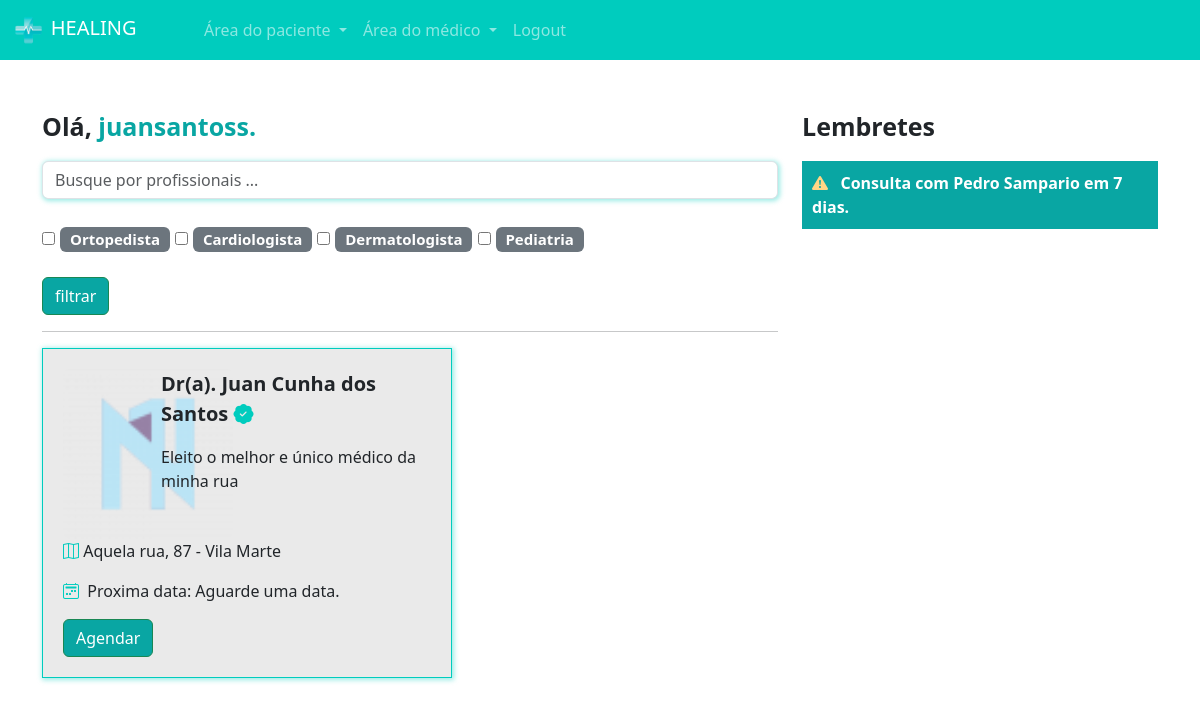
Page /paciente/home/ (signed in) on the earlier database version.
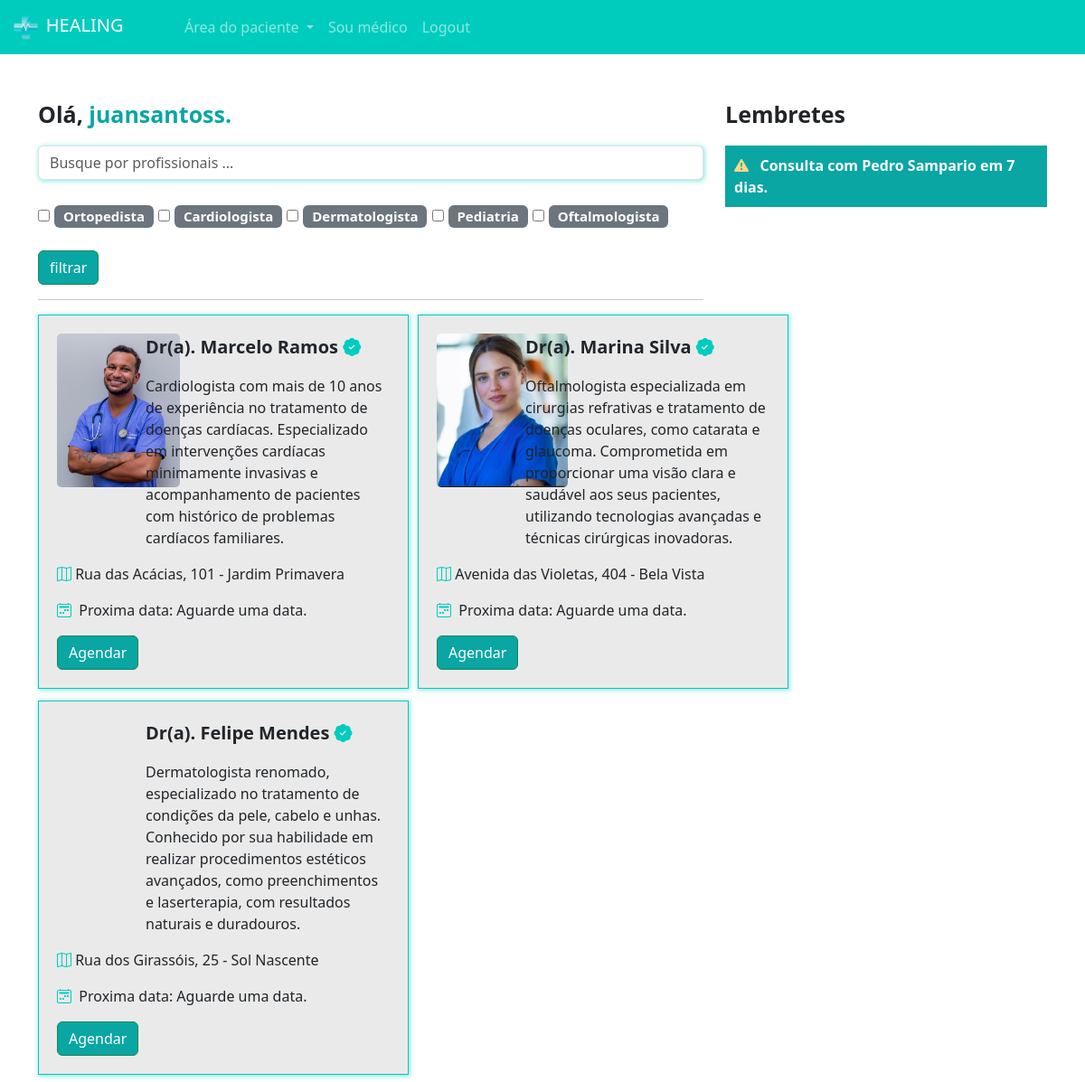
Same page on the later database version.
### medico/models.py (models this page shows, shortened)
class Especialidades(models.Model):
    nome = models.CharField(max_length=100)
    def __str__(self):
        return self.nome

class DadosMedico(models.Model):
    crm = models.CharField(max_length=13)
    nome = models.CharField(max_length=100)
    cep = models.CharField(max_length = 15)
    rua = models.CharField(max_length = 100)
    bairro = models.CharField(max_length = 100)
    numero = models.IntegerField()
    rg = models.ImageField(upload_to='rgs')
    cedula_identidade_medica = models.ImageField(upload_to='cim')
    foto = models.ImageField(upload_to='fotos_perfil')
    descricao = models.TextField()
    valor_consulta = models.FloatField(default=100)
    user = models.ForeignKey(User, on_delete=models.DO_NOTHING)
    especialidades = models.ForeignKey(Especialidades, on_delete=models.DO_NOTHING)
    @property
    def proxima_data(self):
        proxima_data = DatasAbertas.objects.filter(user=self.user).filter(data__gt=datetime.now()).filter(agendado=False).order_by('data').first()
        return proxima_data

### paciente/views.py (the view)
# urls.py: path('home/', views.home, name='home'),
def home(request):
    medicos = DadosMedico.objects.all()
    especialidades = Especialidades.objects.all()
    medicos_filtrar = request.GET.get('medico')
    especialidades_filtrar = request.GET.getlist('especialidades')
    if medicos_filtrar:
        medicos = medicos.filter(nome__icontains=medicos_filtrar)
    if especialidades_filtrar:
       medicos = medicos.filter(especialidades_id__in=especialidades_filtrar)
    return render(request, 'home.html', {'medicos':medicos, 'especialidades': especialidades, 'is_medico':is_medico(request.user)})

### medico/models.py (called while the page is built)
def is_medico(user):
    return DadosMedico.objects.filter(user = user).exists()

### paciente/templates/home.html
{% extends "base.html" %}
{% load static %}
{% block 'head' %}
    <link rel="stylesheet" href="{% static 'medicos/css/abrir_horario.css' %}">
    <link rel="stylesheet" href="{% static 'usuarios/css/usuarios.css' %}">
    <link rel="stylesheet" href="{% static 'medicos/css/cadastro_medico.css' %}">
    <link rel="stylesheet" href="{% static 'pacientes/css/home.css' %}">
    <link rel="stylesheet" href="https://cdn.jsdelivr.net/npm/bootstrap-icons@1.11.3/font/bootstrap-icons.min.css">
{% endblock 'head' %}
{% block 'body' %}
{% include 'partials/navbar.html' %}
<br><br>
<div class="container">
    <div class="row">
        <div class="col-md-8">
            <p style="font-size: 25px" class="p-bold">Olá, <span class="color-dark">{{request.user.username}}.</span></p>
            <form action="{% url "home" %}" post="GET">
                <input type="text" class="form-control shadow-main-color" placeholder="Busque por profissionais ..." name="medico">
                <br>
                <div class="especialidades">
                    {%for especialidade in especialidades%}
                        <input type="checkbox" name="especialidades" value="{{especialidade.id}}">
                            <span class="badge bg-secondary">
                                {{especialidade}}
                            </span>
                    {%endfor%}
                </div>
                <br>
                <input type="submit" value="filtrar" class="btn btn-success btn-dark-color">
            </form>
            <hr>
            <div class="list-medicos">
                {%for medico in medicos%}
                <div class="card-medicos shadow-main-color">
                    <div class="row">
                        <div class="col-md-3"><img src="{{medico.foto.url}}" class="foto-perfil-card" alt=""></div>
                        <div class="col-md">
                            <p style="font-size: 20px" class="p-bold">Dr(a). {{medico.nome}} <i class="bi bi-patch-check-fill icon-main"></i></p>
                            <p>{{medico.descricao}}</p>
                        </div>
                    </div>
                    <p><i class="bi bi-map icon-main"></i> {{medico.rua}}, {{medico.numero}} - {{medico.bairro}}</p>
                    <p><i class="bi bi-calendar2-week icon-main"></i>&nbsp&nbspProxima data:
                        {% if medico.proxima_data %}
                        {{medico.proxima_data}}
                    {% else %}
                        Aguarde uma data.
                    {% endif %}
                    </p>
                    <a href="{% url "escolher_horario" medico.id %}" class="btn btn-success btn-dark-color">Agendar</a>
                </div>
                <br>
                {%endfor%}
            </div>
        </div>
        <div class="col-md-4">
            <p style="font-size: 25px" class="p-bold">Lembretes</p>
            <p class="bg-main-lembrete">
                <span class="p-bold"><i class="bi bi-exclamation-triangle-fill icon-differential"></i>&nbsp&nbsp Consulta com Pedro Sampario em 7 dias.</span>
            </p>
        </div>
    </div>
</div>
{% endblock 'body' %}

### templates/base.html (shortened to what this page needs)
{% load static %}
<!doctype html>
<html lang="pt-BR">
  <head>
    <link rel="stylesheet" href="{% static "geral/css/base.css" %}">
    <link href="https://cdn.jsdelivr.net/npm/bootstrap@5.3.3/dist/css/bootstrap.min.css" rel="stylesheet">
    {% block 'head' %}{% endblock 'head' %}
  </head>
  <body>
    {% block 'body' %}{% endblock 'body' %}
  </body>
</html>

### templates/partials/navbar.html (shortened to what this page needs)
{% load static %}
<nav class="navbar navbar-expand-lg navbar-dark bg-color-dark">
    <div class="container-fluid">
      <a class="navbar-brand" href="{% url "home" %}"><img src="{% static 'geral/img/logo.png' %}" width="20%" alt="">&nbspHEALING</a>
      <div class="collapse navbar-collapse" id="navbarNav">
        <ul class="navbar-nav">
            <li class="nav-item dropdown">
                <a class="nav-link dropdown-toggle" href="#" id="navbarDropdownMenuLink" role="button" data-bs-toggle="dropdown" aria-expanded="false">
                  Área do paciente
                </a>
            </li>
            {% if is_medico %}
                <li class="nav-item dropdown">
                    <a class="nav-link dropdown-toggle" href="#" id="navbarDropdownMenuLink" role="button" data-bs-toggle="dropdown" aria-expanded="false">
                        Área do médico
                    </a>
                </li>
            {% else %}
                <li class="nav-item">
                    <a class="nav-link" href="{% url 'cadastro_medico' %}">Sou médico</a>
                </li>
            {% endif %}
            <li class="nav-item">
              <a class="nav-link" href="{% url "logout" %}">
                Logout
              </a>
           </li>
        </ul>
      </div>
    </div>
  </nav>

### templates/static/geral/css/base.css (style rules this page uses)
:root { --main-color: #00CCBE; --dark-color: #09A6A3; --contrast-color: #FFD686; }
.bg-color-dark { background-color: var(--main-color); }
.p-bold { font-weight: bold; }
.color-dark { color: var(--dark-color); cursor: pointer; }

### templates/static/usuarios/css/usuarios.css (style rules this page uses)
.btn-dark-color { background-color: var(--dark-color); color: white; }

### templates/static/medicos/css/cadastro_medico.css (style rules this page uses)
.shadow-main-color { box-shadow: 1px 1px 5px 1px rgba(0, 204, 190,.4); }

### templates/static/pacientes/css/home.css (style rules this page uses)
.especialidades { font-size: 20px; }
.card-medicos { width: calc(50% - 10px); background-color: #EAEAEA; border: 1px solid var(--main-color); padding: 20px; margin-bottom:.5rem; }
.list-medicos { display: flex; justify-content: flex-start; gap: 5px; flex-wrap: wrap; width: 70vw; }
.foto-perfil-card { width: auto; height: 170px; border-radius: 5px; }
.icon-main { color: var(--main-color); }
.bg-main-lembrete { background-color: var(--dark-color); padding: 10px; color: white; }
.icon-differential { color: var(--contrast-color); }

Differences in the rows shown:
added Especialidades: nome "Oftalmologista"
changed DadosMedico: foto: a different picture; nome "Juan Cunha dos Santos" → "Marcelo Ramos"; descricao "Eleito o melhor e único médico da minha rua" → "Cardiologista com mais de 10 anos de experiência no tratamento de doenças cardíacas. Especializado em intervenções cardíacas minimamente invasivas e acompanhamento de pacientes com histórico de problemas cardíacos familiares."; rua "Aquela rua" → "Rua das Acácias"; numero "87" → "101"; bairro "Vila Marte" → "Jardim Primavera"
added DadosMedico: foto (picture), nome "Marina Silva", descricao "Oftalmologista especializada em cirurgias refrativas e tratamento de doenças oculares, como catarata e glaucoma. Comprometida em proporcionar uma visão clara e saudável aos seus pacientes, utilizando tecnologias avançadas e técnicas cirúrgicas inovadoras.", rua "Avenida das Violetas", numero "404", bairro "Bela Vista", shows "Aguarde uma data."
added DadosMedico: nome "Felipe Mendes", descricao "Dermatologista renomado, especializado no tratamento de condições da pele, cabelo e unhas. Conhecido por sua habilidade em realizar procedimentos estéticos avançados, como preenchimentos e laserterapia, com resultados naturais e duradouros.", rua "Rua dos Girassóis", numero "25", bairro "Sol Nascente", shows "Aguarde uma data."
Other differences:
text no longer shown: "Área do médico"
text now shown: "Sou médico"
